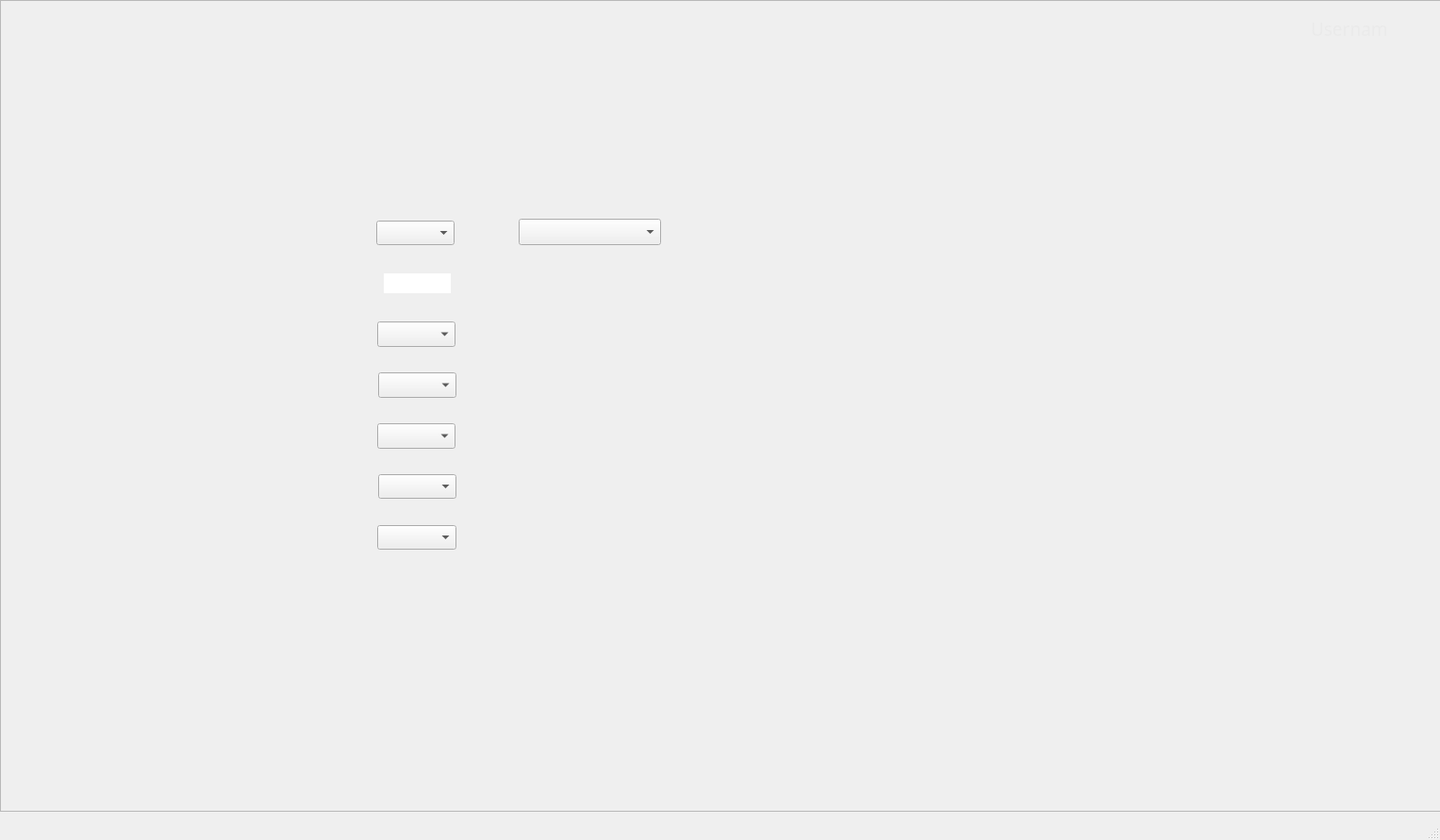
<?xml version="1.0" encoding="UTF-8"?>
<ui version="4.0">
 <class>User_GeneralQuery</class>
 <widget class="QMainWindow" name="User_GeneralQuery">
  <property name="geometry">
   <rect>
    <x>0</x>
    <y>0</y>
    <width>1527</width>
    <height>891</height>
   </rect>
  </property>
  <property name="windowTitle">
   <string>GeneralQuery</string>
  </property>
  <widget class="QWidget" name="centralwidget">
   <widget class="QFrame" name="BackgroundFrame">
    <property name="geometry">
     <rect>
      <x>0</x>
      <y>0</y>
      <width>1531</width>
      <height>861</height>
     </rect>
    </property>
    <property name="frameShape">
     <enum>QFrame::StyledPanel</enum>
    </property>
    <property name="frameShadow">
     <enum>QFrame::Raised</enum>
    </property>
    <widget class="QLabel" name="BackgroundLabel">
     <property name="geometry">
      <rect>
       <x>0</x>
       <y>0</y>
       <width>1521</width>
       <height>861</height>
      </rect>
     </property>
     <property name="text">
      <string/>
     </property>
     <property name="pixmap">
      <pixmap>Images/User-GeneralQuery.png</pixmap>
     </property>
     <property name="scaledContents">
      <bool>true</bool>
     </property>
    </widget>
    <widget class="QPushButton" name="HomeButton">
     <property name="geometry">
      <rect>
       <x>0</x>
       <y>70</y>
       <width>241</width>
       <height>51</height>
      </rect>
     </property>
     <property name="text">
      <string/>
     </property>
     <property name="flat">
      <bool>true</bool>
     </property>
    </widget>
    <widget class="QPushButton" name="PersRegisterButton">
     <property name="geometry">
      <rect>
       <x>0</x>
       <y>240</y>
       <width>241</width>
       <height>51</height>
      </rect>
     </property>
     <property name="text">
      <string/>
     </property>
     <property name="flat">
      <bool>true</bool>
     </property>
    </widget>
    <widget class="QLabel" name="UsernameLabel">
     <property name="geometry">
      <rect>
       <x>1390</x>
       <y>20</y>
       <width>81</width>
       <height>21</height>
      </rect>
     </property>
     <property name="font">
      <font>
       <family>Source Sans Pro</family>
       <pointsize>14</pointsize>
      </font>
     </property>
     <property name="cursor">
      <cursorShape>BlankCursor</cursorShape>
     </property>
     <property name="autoFillBackground">
      <bool>false</bool>
     </property>
     <property name="styleSheet">
      <string notr="true">color: rgb(234, 234, 234);</string>
     </property>
     <property name="text">
      <string>Username</string>
     </property>
    </widget>
    <widget class="QPushButton" name="RecordRegisterButton">
     <property name="geometry">
      <rect>
       <x>0</x>
       <y>120</y>
       <width>241</width>
       <height>51</height>
      </rect>
     </property>
     <property name="text">
      <string/>
     </property>
     <property name="flat">
      <bool>true</bool>
     </property>
    </widget>
    <widget class="QPushButton" name="LogOutButton">
     <property name="geometry">
      <rect>
       <x>0</x>
       <y>800</y>
       <width>241</width>
       <height>51</height>
      </rect>
     </property>
     <property name="text">
      <string/>
     </property>
     <property name="flat">
      <bool>true</bool>
     </property>
    </widget>
    <widget class="QPushButton" name="GeneralQueryApplyButt">
     <property name="geometry">
      <rect>
       <x>1275</x>
       <y>711</y>
       <width>127</width>
       <height>33</height>
      </rect>
     </property>
     <property name="text">
      <string/>
     </property>
     <property name="flat">
      <bool>true</bool>
     </property>
    </widget>
    <widget class="QPushButton" name="RecordLookUpButton">
     <property name="geometry">
      <rect>
       <x>0</x>
       <y>180</y>
       <width>241</width>
       <height>51</height>
      </rect>
     </property>
     <property name="text">
      <string/>
     </property>
     <property name="flat">
      <bool>true</bool>
     </property>
    </widget>
    <widget class="QPushButton" name="GenQueriesButton">
     <property name="geometry">
      <rect>
       <x>0</x>
       <y>290</y>
       <width>241</width>
       <height>51</height>
      </rect>
     </property>
     <property name="text">
      <string/>
     </property>
     <property name="flat">
      <bool>true</bool>
     </property>
    </widget>
    <widget class="QLabel" name="GeneralQueryDisplay">
     <property name="geometry">
      <rect>
       <x>710</x>
       <y>215</y>
       <width>691</width>
       <height>461</height>
      </rect>
     </property>
     <property name="font">
      <font>
       <family>Source Sans Pro</family>
       <pointsize>12</pointsize>
      </font>
     </property>
     <property name="autoFillBackground">
      <bool>false</bool>
     </property>
     <property name="text">
      <string/>
     </property>
     <property name="alignment">
      <set>Qt::AlignLeading|Qt::AlignLeft|Qt::AlignTop</set>
     </property>
    </widget>
    <widget class="QComboBox" name="RecordTypeFilter">
     <property name="geometry">
      <rect>
       <x>400</x>
       <y>341</y>
       <width>83</width>
       <height>27</height>
      </rect>
     </property>
     <property name="font">
      <font>
       <family>Source Sans Pro</family>
       <pointsize>12</pointsize>
      </font>
     </property>
    </widget>
    <widget class="QComboBox" name="QueryChoice">
     <property name="geometry">
      <rect>
       <x>550</x>
       <y>232</y>
       <width>151</width>
       <height>28</height>
      </rect>
     </property>
     <property name="font">
      <font>
       <family>Source Sans Pro</family>
       <pointsize>12</pointsize>
      </font>
     </property>
    </widget>
    <widget class="QComboBox" name="DistrictFilter">
     <property name="geometry">
      <rect>
       <x>401</x>
       <y>503</y>
       <width>83</width>
       <height>26</height>
      </rect>
     </property>
     <property name="font">
      <font>
       <family>Source Sans Pro</family>
       <pointsize>12</pointsize>
      </font>
     </property>
    </widget>
    <widget class="QComboBox" name="DateRangeFilter">
     <property name="geometry">
      <rect>
       <x>399</x>
       <y>234</y>
       <width>83</width>
       <height>26</height>
      </rect>
     </property>
     <property name="font">
      <font>
       <family>Source Sans Pro</family>
       <pointsize>12</pointsize>
      </font>
     </property>
    </widget>
    <widget class="QComboBox" name="CommunityFilter">
     <property name="geometry">
      <rect>
       <x>400</x>
       <y>557</y>
       <width>84</width>
       <height>26</height>
      </rect>
     </property>
     <property name="font">
      <font>
       <family>Source Sans Pro</family>
       <pointsize>12</pointsize>
      </font>
     </property>
    </widget>
    <widget class="QComboBox" name="ProvinceFilter">
     <property name="geometry">
      <rect>
       <x>401</x>
       <y>395</y>
       <width>83</width>
       <height>27</height>
      </rect>
     </property>
     <property name="font">
      <font>
       <family>Source Sans Pro</family>
       <pointsize>12</pointsize>
      </font>
     </property>
    </widget>
    <widget class="QComboBox" name="CantonFilter">
     <property name="geometry">
      <rect>
       <x>400</x>
       <y>449</y>
       <width>83</width>
       <height>27</height>
      </rect>
     </property>
     <property name="font">
      <font>
       <family>Source Sans Pro</family>
       <pointsize>12</pointsize>
      </font>
     </property>
    </widget>
    <widget class="QLineEdit" name="NValueFilter">
     <property name="enabled">
      <bool>true</bool>
     </property>
     <property name="geometry">
      <rect>
       <x>407</x>
       <y>290</y>
       <width>71</width>
       <height>21</height>
      </rect>
     </property>
     <property name="font">
      <font>
       <family>Source Sans Pro</family>
       <pointsize>12</pointsize>
      </font>
     </property>
     <property name="cursor">
      <cursorShape>IBeamCursor</cursorShape>
     </property>
     <property name="acceptDrops">
      <bool>true</bool>
     </property>
     <property name="autoFillBackground">
      <bool>false</bool>
     </property>
     <property name="frame">
      <bool>false</bool>
     </property>
     <property name="clearButtonEnabled">
      <bool>false</bool>
     </property>
    </widget>
   </widget>
  </widget>
  <widget class="QMenuBar" name="menubar">
   <property name="geometry">
    <rect>
     <x>0</x>
     <y>0</y>
     <width>1527</width>
     <height>21</height>
    </rect>
   </property>
  </widget>
  <widget class="QStatusBar" name="statusbar"/>
 </widget>
 <resources/>
 <connections/>
</ui>
